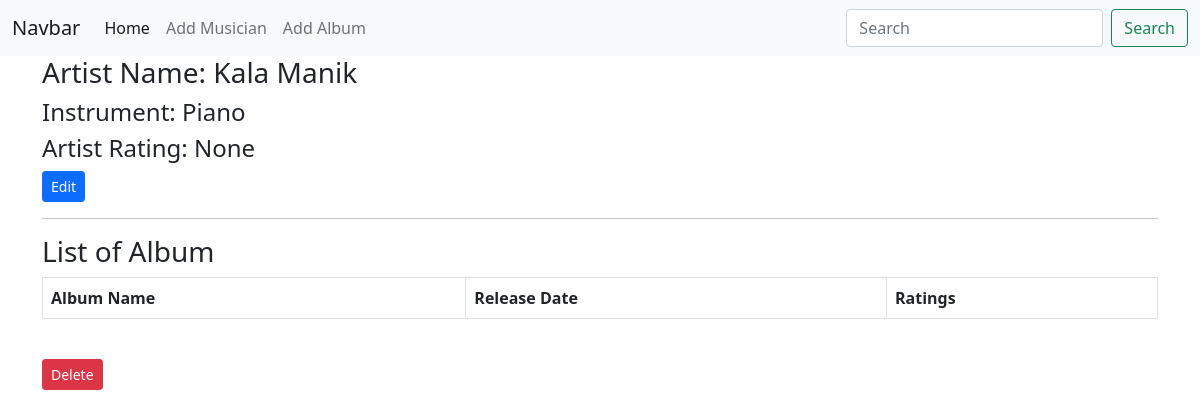
Screenshot of /album_list/8/ with the database file from the repository.
### first_app/models.py (models this page shows, shortened)
class Musician(models.Model):
    first_name = models.CharField(max_length = 50)
    last_name = models.CharField(max_length = 50)
    instrument = models.CharField(max_length = 100)

### first_app/views.py (the view)
# urls.py: path('album_list/<int:artist_id>/', views.album_list, name='album_list'),
def album_list(request, artist_id):
    artist_info = Musician.objects.get(pk= artist_id)
    album_list = Album.objects.filter(artist= artist_id).order_by('name', 'num_stars')
    artist_rating = Album.objects.filter(artist = artist_id).aggregate(Avg('num_stars'))
    diction={'title': 'List of Album', 'artist_info': artist_info, 'album_list': album_list, 'artist_rating': artist_rating}
    return render(request, 'first_app/album_list.html', context=diction)

### templates/first_app/album_list.html (shortened to what this page needs)
<!DOCTYPE html>
{% extends "first_app/base.html" %}
{% block body_block %}
<h3>Artist Name: {{artist_info.first_name}} {{artist_info.last_name}} </h3>
<h4>Instrument: {{artist_info.instrument}}</h4>
<h4>Artist Rating: {{artist_rating.num_stars__avg}}</h4>
<a href="{% url 'edit_artist' artist_id=artist_info.id %}" class="btn btn-primary btn-sm">Edit</a>
<hr>
<h3>List of Album</h3>
<table class="table table-bordered">
    <tr>
        <th>Album Name</th>
        <th>Release Date</th>
        <th>Ratings</th>
    </tr>
</table>
<br>
<a href="{% url 'delete_artist' artist_id=artist_info.id %}" onclick="return confirm('Delete Musician')" class="btn btn-danger btn-sm">Delete</a>
{% endblock  %}

### rows the page displays
Musician: first_name "Kala", last_name "Manik", instrument "Piano"

### other values shown
{{ artist_rating.num_stars__avg }} "None"
